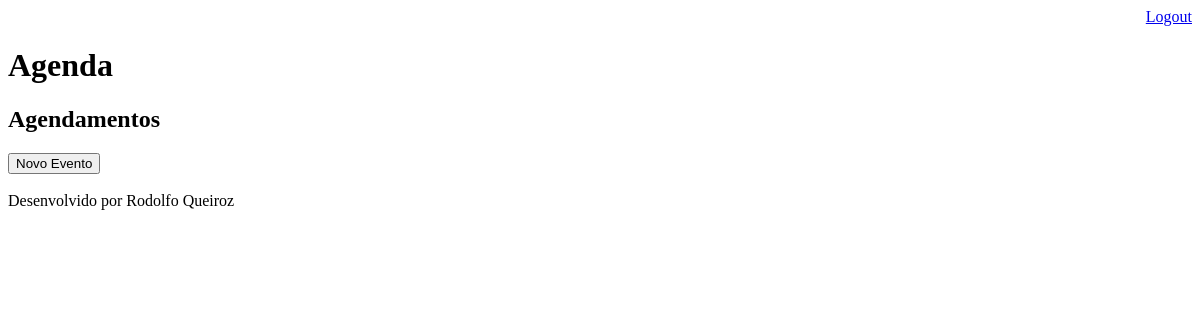
/agenda/ (signed in), run on an earlier commit of the app's database.
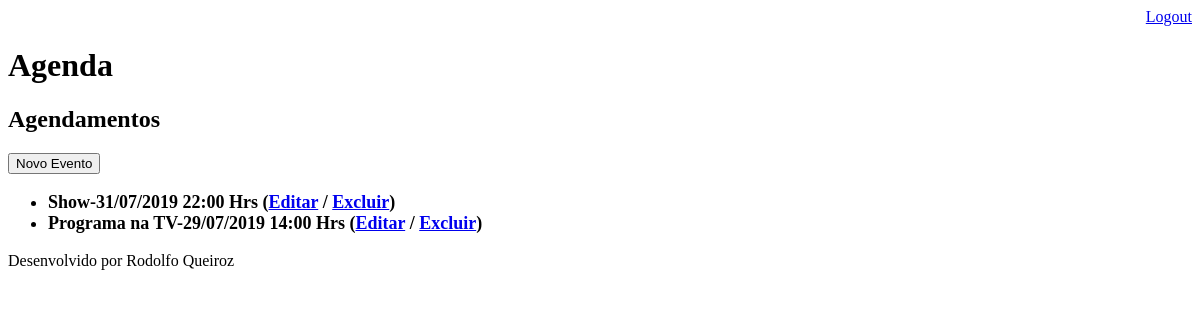
And on a later commit of the database.
### core/models.py (models this page shows, shortened)
class Evento(models.Model):
    titulo = models.CharField(max_length=100)
    descricao = models.TextField(blank=True, null=True)
    data_evento = models.DateTimeField(verbose_name='Data do Evento')
    data_criacao = models.DateTimeField(auto_now=True)
    usuario = models.ForeignKey(User, on_delete=models.CASCADE)
    local_evento = models.CharField(max_length=100, null=True, blank=True)
    class Meta:
        db_table = 'evento'
    def get_data_evento(self):
        return self.data_evento.strftime('%d/%m/%Y %H:%M Hrs')
    def get_evento_atrasado(self):
        if self.data_evento < datetime.now():
            return True
        else:
            return False

### core/views.py (the view)
# urls.py: path('agenda/', views.lista_eventos),
@login_required(login_url= '/login/')
def lista_eventos(requests):
    usuario = requests.user
    data_atual = datetime.now() - timedelta(hours=1)
    evento = Evento.objects.filter(usuario=usuario, data_evento__gt=data_atual)
    dados = {'eventos': evento}
    return render(requests, 'agenda.html', dados)

### templates/agenda.html (shortened to what this page needs)
{% extends "model-page.html" %}
{% block content %}
    <h2>Agendamentos</h2>
    <a href="evento/">
        <button type="button">Novo Evento</button>
    </a>
    <ul style="font-size: 18px">
        {% for evento in eventos %}
            <li><b>
                <div style=>
                    {{evento.titulo}}-{{evento.get_data_evento}}
                    (<a href="evento/?id={{evento.id}}">Editar</a>
                    / <a href="evento/delete/{{evento.id}}">Excluir</a>)
                </div>
            </b></li>
        {% endfor %}
    </ul>
{% endblock%}

What changed in the data, as far as the page shows it:
added Evento: titulo "Show", get_data_evento "31/07/2019 22:00 Hrs"
added Evento: titulo "Programa na TV", get_data_evento "29/07/2019 14:00 Hrs"
